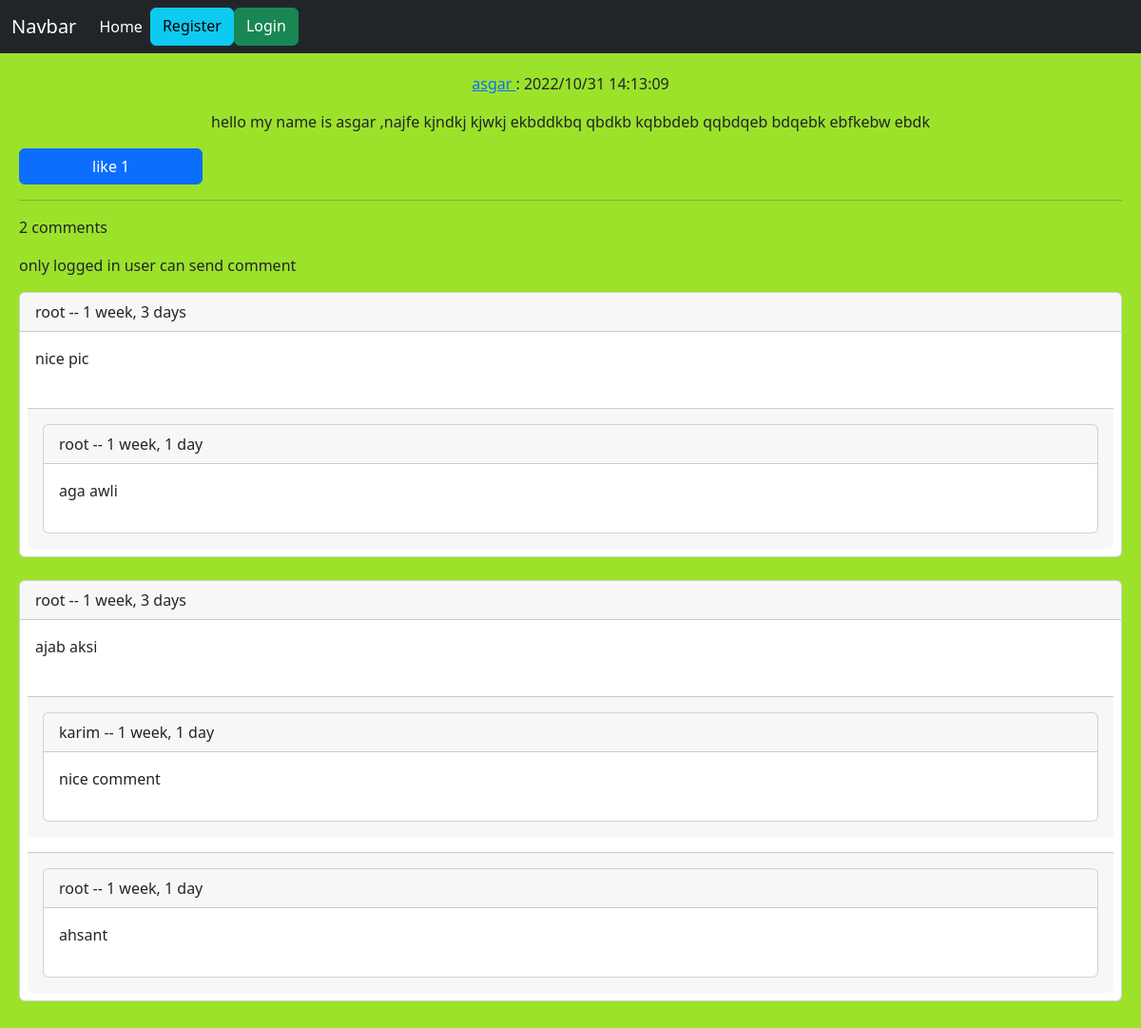
Page /post/2/hello-my-name-is-asgar-najfe-kjndkj-kjwkj-ekbddkbq on the committed database.
### home/models.py (models this page shows, shortened)
class Post(models.Model):
    user=models.ForeignKey(User,on_delete=models.CASCADE,related_name="posts")
    body=models.TextField()
    slug=models.SlugField(max_length=30)
    created=models.DateTimeField(auto_now_add=True)
    updated=models.DateTimeField(auto_now=True)
    class Meta:
        ordering=('-updated',)
    def like_count(self):
        return self.post_likes.count()

class Comment(models.Model):
    user=models.ForeignKey(User,on_delete=models.CASCADE,related_name='user_comment')
    post=models.ForeignKey(Post,on_delete=models.CASCADE,related_name='post_comment')
    reply=models.ForeignKey('self',on_delete=models.CASCADE,related_name='reply_comment',blank=True,null=True)
    is_reply=models.BooleanField(default=False)
    body=models.TextField(max_length=400)
    created=models.DateTimeField(auto_now_add=True)

### home/views.py (the view, shortened to what this page needs)
# urls.py: path('post/<int:post_id>/<slug:post_slug>',views.PostDetailView.as_view(),name='post_detail'),
class PostDetailView(View):
    form_class=CommentCreateForm
    form_class_reply=CommentReplyForm
    def setup(self, request, *args, **kwargs):
        self.post_instance=get_object_or_404(Post,pk=kwargs['post_id'],slug=kwargs['post_slug'])
        return super().setup(request, *args, **kwargs)
    def get(self, request, *args, **kwargs):
        comments = self.post_instance.post_comment.filter(is_reply=False)
        can_like=False
        if request.user.is_authenticated and self.post_instance.user_can_like(request.user):
            can_like=True
        return render(request, 'home/post_detail.html', {'post': self.post_instance, 'comments': comments,'form':self.form_class,'replyform':self.form_class_reply ,'can_like':can_like})

### home/templates/home/post_detail.html (shortened to what this page needs)
{% extends 'base.html' %}
{% block content %}
    <div class="text-center">
    <p> <a href="{% url 'account:profile_user' post.user.id %}">{{ post.user.username }}  </a>:  {{ post.updated|date:"Y/m/d  G:i:s" }}</p>
    <p>{{ post.body }}</p>
    </div>
    <a class="{% if can_like  %}disabled{% endif %} btn btn-primary col-md-2" href="{% url 'home:post_like' post.id %}"> like {{ post.like_count }}</a>
    <hr/>
     {% if comments %}
    <p> {{ comments.count }} comments </p>
    {% endif %}
    {% if request.user.is_authenticated %}
        <form action="" method="post">
            {% csrf_token %}
            {{ form.as_p }}
            <input type="submit" value="send">
        </form>
        <br/>
    {% else %}
        <p> only logged in user can send comment</p>
    {% endif %}
    {% for comment in comments %}
        <div class="card">
            <p class="card-header"> {{ comment.user }} -- {{ comment.created| timesince  }}</p>
            <p class="card-body">{{ comment.body }}</p>
            {% for reply in comment.reply_comment.all %}
                <div class="card-footer p-3 m-2">
                <div class="card">
                    <p class="card-header"> {{ reply.user }} -- {{ reply.created| timesince  }}</p>
                    <p class="card-body">{{ reply.body }}</p>
                </div>
                </div>
            {% endfor %}
        </div>
        <br/>
    {% empty %}
        <div class="card">
            <p class="card-body">no comment yet</p>
        </div>
    {% endfor %}
{% endblock %}

### rows in the picture
Post: user.username "asgar", updated "2022/10/31 14:13:09", body "hello my name is asgar ,najfe kjndkj kjwkj ekbddkbq qbdkb kqbbdeb qqbdqeb bdqebk ebfkebw ebdk", like_count "1"
Comment: user "root", created "1 week, 3 days", body "nice pic"
Comment: user "root", created "1 week, 1 day", body "aga awli"
Comment: user "root", created "1 week, 3 days", body "ajab aksi"
Comment: user "karim", created "1 week, 1 day", body "nice comment"
Comment: user "root", created "1 week, 1 day", body "ahsant"

### other values in the picture
{{ comments.count }} "2"
